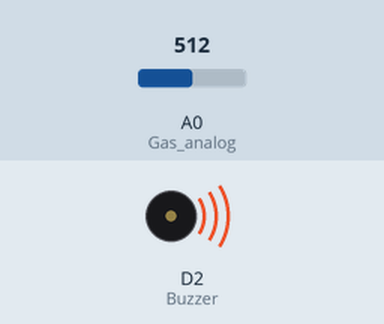
Simulated run of this sketch. Board: ESP8266 (NodeMCU). Shown: buzzer (waves = sounding, pin HIGH). The test bench sets the inputs (shaded band); at power-on: A0 (Gas_analog) = 512. What the sketch prints to the serial monitor is not drawn.

Above: at 1.9 s.
2.0 s: A0 (Gas_analog) set to 162
6.2 s: A0 (Gas_analog) set to 140
At 7.6 s:
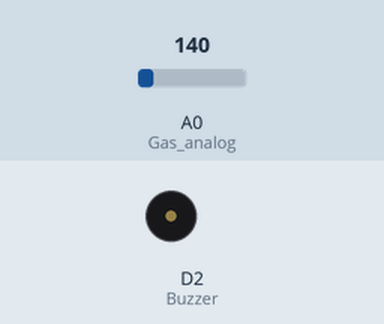
8.7 s: A0 (Gas_analog) set to 160
At 9.5 s:
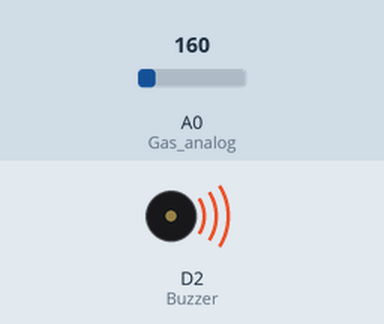
Timing chart, 0 to 18.9 s (numbered marks = the images above; inputs shaded):
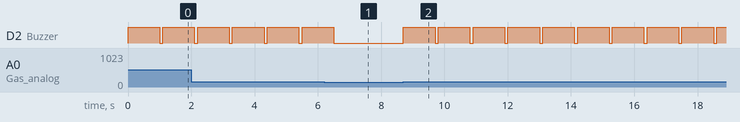

The sketch:

mq2.ino
```cpp
int Buzzer = D2;
int Gas_analog = A0;

void setup() {
  Serial.begin(115200);
  pinMode(Buzzer, OUTPUT);
}

void loop() {
  int gassensorAnalog = analogRead(Gas_analog);

  Serial.print("Gas Sensor: ");
  Serial.print(gassensorAnalog);
  Serial.print("\t");

  if (gassensorAnalog > 150) {
    Serial.println("Gas");
    digitalWrite (Buzzer, HIGH) ; //send tone
    delay(1000);
    digitalWrite (Buzzer, LOW) ;  //no tone
  }

  delay(100);
}
```

Measured:
- the behaviour switches between 151 and 150 on A0 (Gas_analog) (found by bisection; images 0 and 1)
- after the input at 6.2 s, D2 (Buzzer): goes on until 6.5 s, then stays LOW
- after the input at 8.7 s, D2 (Buzzer): alternates HIGH for 1.0 s and LOW for 0.10 s, starting at once
- by itself, D2 (Buzzer): alternates HIGH for 1.0 s and LOW for 0.10 s
